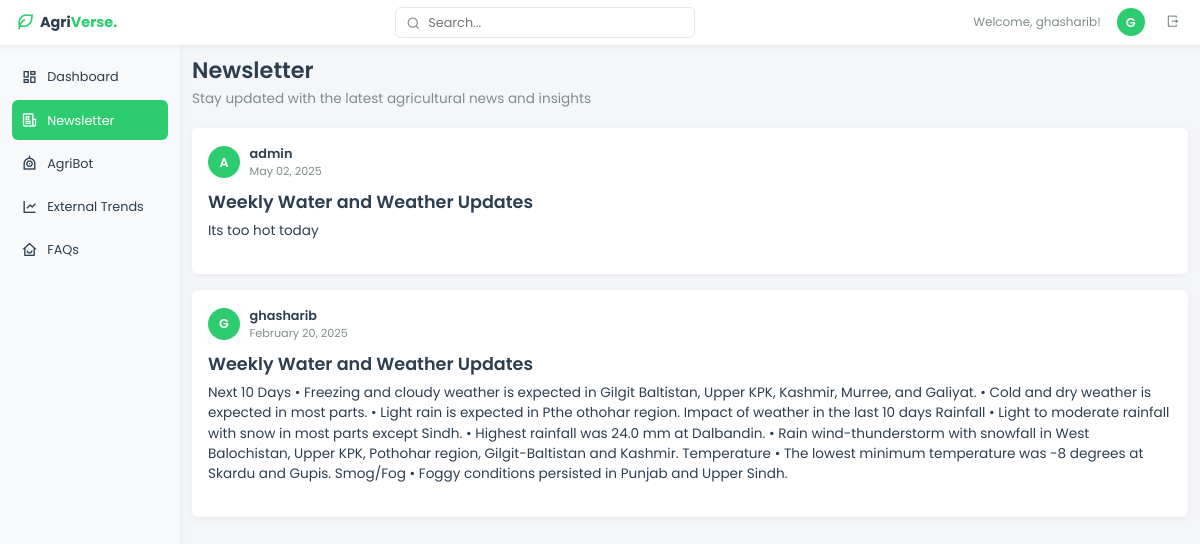
Page /newsletter (signed in) on the committed database.
### models.py (models this page shows)
class User(db.Model):
    id = db.Column(db.Integer, primary_key=True)
    username = db.Column(db.String(80), unique=True, nullable=False)
    email = db.Column(db.String(120), unique=True, nullable=False)
    password = db.Column(db.String(200), nullable=False)
    is_admin = db.Column(db.Boolean, default=False)
    created_at = db.Column(db.DateTime, default=datetime.utcnow)

class NewsletterPost(db.Model):
    id = db.Column(db.Integer, primary_key=True)
    title = db.Column(db.String(200), nullable=False)
    content = db.Column(db.Text, nullable=False)
    image_url = db.Column(db.String(500))
    video_url = db.Column(db.String(500))
    created_at = db.Column(db.DateTime, default=datetime.utcnow)
    author_id = db.Column(db.Integer, db.ForeignKey('user.id'), nullable=False)
    author = db.relationship('User', backref=db.backref('posts', lazy=True))

### app.py (the view)
@app.route('/newsletter')
def newsletter():
    posts = NewsletterPost.query.order_by(NewsletterPost.created_at.desc()).all()
    return render_template('newsletter.html', posts=posts)

### app.py (called while the page is built)
@app.before_request
def before_request():
    protected_routes = ['dashboard', 'admin_dashboard']
    if request.endpoint in protected_routes and 'user_id' not in session:
        flash('Please log in to access this page.', 'info')
        return redirect(url_for('login'))

### templates/newsletter.html (shortened to what this page needs)
<!DOCTYPE html>
<html lang="en">
<head>
    <link rel="stylesheet" href="https://cdn.jsdelivr.net/npm/bootstrap@5.3.0/dist/css/bootstrap.min.css">
    <link href="https://cdn.jsdelivr.net/npm/remixicon@2.5.0/fonts/remixicon.css" rel="stylesheet">
</head>
<body>
    <div class="top-bar">
        <a href="/" class="logo">
            <i class="ri-leaf-line"></i>
            <h2>Agri<span style="color: var(--primary-color)">Verse.</span></h2>
        </a>
        <div class="search-container">
            <i class="ri-search-line"></i>
            <input type="text" placeholder="Search...">
        </div>
        <div class="d-flex align-items-center gap-3">
            <span class="welcome-message">Welcome, {{ session['username'] }}!</span>
            <div class="user-avatar">
                {{ session['username'][0].upper() }}
            </div>
            <button class="logout-btn">
                <i class="ri-logout-box-r-line"></i>
            </button>
        </div>
    </div>
    <div class="sidebar">
        <ul class="nav-links">
            <li class="nav-item">
                <a href="/dashboard" class="nav-link">
                    <i class="ri-dashboard-line"></i>
                    <span>Dashboard</span>
                </a>
            </li>
            <li class="nav-item">
                <a href="/newsletter" class="nav-link active">
                    <i class="ri-newspaper-line"></i>
                    <span>Newsletter</span>
                </a>
            </li>
            <li class="nav-item">
                <a href="/chatbot" class="nav-link">
                    <i class="ri-robot-line"></i>
                    <span>AgriBot</span>
                </a>
            </li>
            <li class="nav-item">
                <a href="/external" class="nav-link">
                    <i class="ri-line-chart-line"></i>
                    <span>External Trends</span>
                </a>
            </li>
            <li class="nav-item">
                <a href="/faqs" class="nav-link">
                    <i class="ri-home-smile-line"></i>
                    <span>FAQs</span>
                </a>
            </li>
        </ul>
    </div>
    <div class="content">
        <div class="page-title">
            <h1>Newsletter</h1>
            <p>Stay updated with the latest agricultural news and insights</p>
        </div>
        <div class="news-feed">
            {% if posts %}
                {% for post in posts %}
                <article class="post-card">
                    <div class="post-header">
                        <div class="post-author">
                            <div class="author-avatar">
                                {{ post.author.username[0].upper() }}
                            </div>
                            <div class="author-info">
                                <span class="author-name">{{ post.author.username }}</span>
                                <span class="post-time">{{ post.created_at.strftime('%B %d, %Y') }}</span>
                            </div>
                        </div>
                    </div>
                    <div class="post-content">
                        <h3>{{ post.title }}</h3>
                        <p>{{ post.content }}</p>
                    </div>
                </article>
                {% endfor %}
            {% else %}
                <div class="empty-state">
                    <i class="ri-inbox-line" style="font-size: 2rem; color: var(--text-secondary);"></i>
                    <h3 class="mt-2">No Posts Yet</h3>
                    <p>Check back later for updates!</p>
                </div>
            {% endif %}
        </div>
    </div>
</body>
</html>

### templates/newsletter.html (style rules this page uses)
:root { --primary-color: #2ecc71; --primary-dark: #27ae60; --secondary-color: #f8f9fa; --accent-color: #3498db; --background-color: #f5f6fa; --card-background: #ffffff; --text-primary: #2c3e50; --text-secondary: #7f8c8d; --success-color: #2ecc71; --warning-color: #f1c40f; --danger-color: #e74c3c; --border-radius: 6px; --box-shadow: 0 2px 8px rgba(0, 0, 0, 0.05); --transition: all 0.3s ease; --top-bar-height: 45px; }
body { font-family: 'Poppins', sans-serif; background-color: var(--background-color); color: var(--text-primary); display: flex; min-height: 100vh; margin: 0; font-size: 0.85rem; }
.top-bar { position: fixed; top: 0; left: 0; right: 0; height: var(--top-bar-height); background: var(--card-background); padding: 0 1rem; display: flex; align-items: center; justify-content: space-between; box-shadow: 0 2px 5px rgba(0, 0, 0, 0.05); z-index: 1000; }
.logo { display: flex; align-items: center; gap: 0.3rem; text-decoration: none; }
.logo i { font-size: 1.2rem; color: var(--primary-color); }
.logo h2 { font-size: 0.9rem; font-weight: 700; margin: 0; color: var(--text-primary); }
.sidebar { position: fixed; top: var(--top-bar-height); left: 0; height: calc(100% - var(--top-bar-height)); width: 180px; background: var(--secondary-color); padding: 0.75rem; z-index: 900; box-shadow: 2px 0 5px rgba(0, 0, 0, 0.03); }
.user-avatar { width: 28px; height: 28px; border-radius: 50%; background: var(--primary-color); color: white; display: flex; align-items: center; justify-content: center; font-weight: 600; font-size: 0.8rem; }
.content { margin-left: 180px; margin-top: var(--top-bar-height); padding: 0.75rem; width: calc(100% - 180px); }
.nav-links { list-style: none; padding: 0; margin: 0; }
.nav-item { margin-bottom: 0.2rem; }
.nav-link { display: flex; align-items: center; gap: 0.6rem; padding: 0.5rem 0.6rem; color: var(--text-primary); text-decoration: none; border-radius: var(--border-radius); transition: var(--transition); font-size: 0.8rem; }
.nav-link.active { background: var(--primary-color); color: white; }
.nav-link i { font-size: 1rem; }
.page-title { margin-bottom: 1.2rem; }
.page-title h1 { font-size: 1.4rem; font-weight: 600; color: var(--text-primary); margin-bottom: 0.3rem; }
.page-title p { color: var(--text-secondary); font-size: 0.85rem; margin-bottom: 0; }
.post-card { background: var(--card-background); padding: 1rem; border-radius: var(--border-radius); box-shadow: var(--box-shadow); transition: var(--transition); margin-bottom: 1rem; }
.post-header { display: flex; justify-content: space-between; align-items: center; margin-bottom: 0.75rem; }
.post-author { display: flex; align-items: center; gap: 0.6rem; }
.author-avatar { width: 32px; height: 32px; border-radius: 50%; background: var(--primary-color); color: white; display: flex; align-items: center; justify-content: center; font-weight: 600; font-size: 0.8rem; }
.author-info { display: flex; flex-direction: column; }
.author-name { font-weight: 600; font-size: 0.8rem; color: var(--text-primary); }
.post-time { font-size: 0.7rem; color: var(--text-secondary); }
.post-content { margin: 0.75rem 0; }
.post-content h3 { font-size: 1.1rem; font-weight: 600; margin-bottom: 0.5rem; }
.post-content p { font-size: 0.85rem; line-height: 1.5; color: var(--text-primary); }
.logout-btn { padding: 0.3rem; background: none; border: none; color: var(--text-secondary); cursor: pointer; transition: var(--transition); }
.search-container { flex: 1; max-width: 300px; position: relative; margin: 0 1rem; }
.search-container input { width: 100%; padding: 0.3rem 1rem 0.3rem 2rem; border: 1px solid #e2e8f0; border-radius: var(--border-radius); font-size: 0.8rem; transition: var(--transition); }
.search-container i { position: absolute; left: 0.7rem; top: 50%; transform: translateY(-50%); color: var(--text-secondary); font-size: 0.85rem; }
.welcome-message { font-size: 0.75rem; color: var(--text-secondary); }

### rows in the picture
User: username "ghasharib"
NewsletterPost: author "A", author.username "admin", created_at "May 02, 2025", title "Weekly Water and Weather Updates", content "Its too hot today"
NewsletterPost: author "G", author.username "ghasharib", created_at "February 20, 2025", title "Weekly Water and Weather Updates", content "Next 10 Days • Freezing and cloudy weather is expected in Gilgit Baltistan, Upper KPK, Kashmir, Murree, and Galiyat. • Cold and dry weather is expected in most parts. • Light rain is expected in Pthe othohar region. Impact of weather in the last 10 days Rainfall • Light to moderate rainfall with snow in most parts except Sindh. • Highest rainfall was 24.0 mm at Dalbandin. • Rain wind-thunderstorm with snowfall in West Balochistan, Upper KPK, Pothohar region, Gilgit-Baltistan and Kashmir. Temperature • The lowest minimum temperature was -8 degrees at Skardu and Gupis. Smog/Fog • Foggy conditions persisted in Punjab and Upper Sindh."

### other values in the picture
{{ session['username'][0].upper() }} "G"
